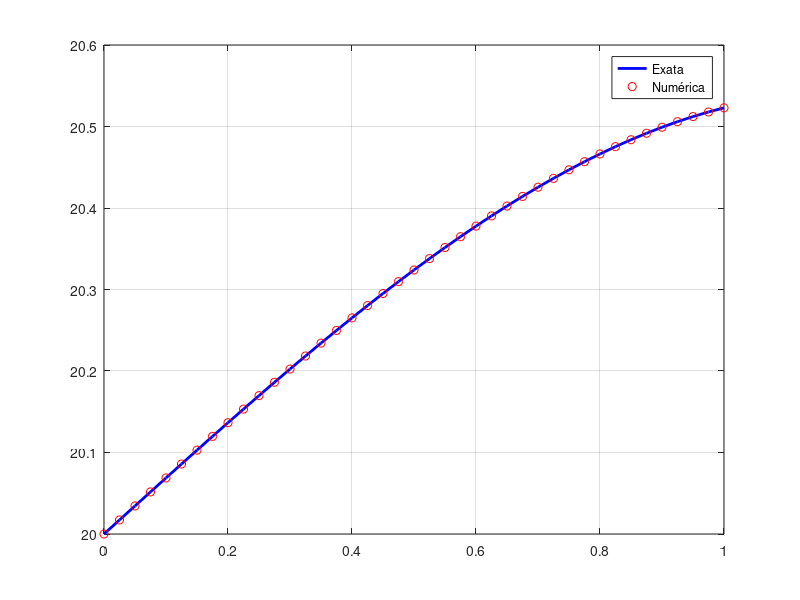

MATLAB code to generate this figure:
clc
clear
close all

a = 20; b = 3140/153;
n = 41; L = 1;

x = linspace(0,L,n);
dx = x(2)-x(1);

f = @(x) x;
fx = f(x);

K = zeros(n-2,n-2);
d = zeros(n-2,1);

for i=1:n-2
    K(i,i) = -2;
    if i<n-2
        K(i+1,i)=1;
        K(i,i+1)=1;
    end
    d(i) = -dx^2*fx(i+1);
end

d(1) -= a;
d(n-2) -= b;

Vp = K\d;

Vn = zeros(1,n);
Vn(1)=a;
Vn(2:n-1)=Vp;
Vn(n)=b;

C2 = a;
C1 = 211/306;
Va = -x.^3/6 + C1*x + C2;

dif = Va - Vn;
erro = max(abs(dif));

printf("\n=== DIRICHLET ===\n");
printf("Erro máximo: %.6f\n", erro);

plot(x,Va,'b','LineWidth',2)
hold on
plot(x,Vn,'ro')
legend('Exata','Numérica')
grid on
